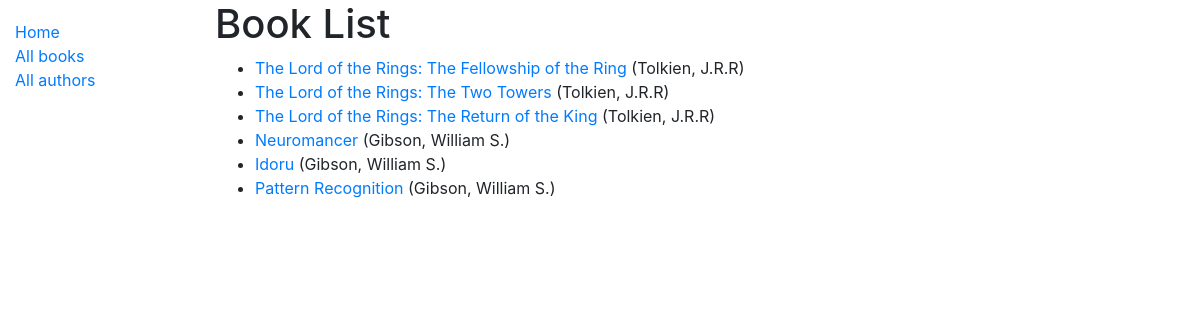
/catalog/books/, run on the app's committed database.
### catalog/models.py (models this page shows, shortened)
class Book(models.Model):
    title = models.CharField(max_length=200)
    author = models.ForeignKey('Author', on_delete=models.SET_NULL, null=True)
    summary = models.TextField(max_length=1000, help_text='Enter a brief description of the book')
    isbn = models.CharField('ISBN', max_length=13, help_text='13 Character <a href="https://www.isbn-international.org/content/what-isbn">ISBN number</a>')
    genre = models.ManyToManyField(Genre, help_text='Select a genre for this book')
    def get_absolute_url(self):
        return reverse('book-detail', args=[str(self.id)])
    def display_genre(self):
        """Create a string for the Genre. This is required to display genre in Admin."""
        return ', '.join(genre.name for genre in self.genre.all()[:3])
    display_genre.short_description = 'Genre'

class Author(models.Model):
    first_name = models.CharField(max_length=100)
    last_name = models.CharField(max_length=100)
    date_of_birth = models.DateField(null=True, blank=True)
    date_of_death = models.DateField('Died', null=True, blank=True)
    class Meta:
        ordering = ['last_name', 'first_name']
    def __str__(self):
        return f'{self.last_name}, {self.first_name}'

### catalog/views.py (the view)
# urls.py: path('books/', views.BookListView.as_view(), name='books'),
class BookListView(generic.ListView):
    model = Book

### catalog/templates/catalog/book_list.html
{% extends "base_generic.html" %}
{% block content %}
  <h1>Book List</h1>
  {% if book_list %}
  <ul>
    {% for book in book_list %}
      <li>
        <a href="{{ book.get_absolute_url }}">{{ book.title }}</a> ({{book.author}})
      </li>
    {% endfor %}
  </ul>
  {% else %}
    <p>There are no books in the library.</p>
  {% endif %}
{% endblock %}

### catalog/templates/base_generic.html (shortened to what this page needs)
<!DOCTYPE html>
<html lang="en">
<head>
  <link rel="stylesheet" href="https://stackpath.bootstrapcdn.com/bootstrap/4.1.3/css/bootstrap.min.css">
  {% load static %}
  <link rel="stylesheet" href="{% static 'css/styles.css' %}">
</head>
<body>
  <div class="container-fluid">
    <div class="row">
      <div class="col-sm-2">
      {% block sidebar %}
        <ul class="sidebar-nav">
          <li><a href="{% url 'index' %}">Home</a></li>
          <li><a href="{% url 'books' %}">All books</a></li>
          <li><a href="">All authors</a></li>
        </ul>
     {% endblock %}
      </div>
      <div class="col-sm-10 ">{% block content %}{% endblock %}</div>
    </div>
  </div>
</body>
</html>

### catalog/static/css/styles.css (style rules this page uses)
.sidebar-nav { margin-top: 20px; padding: 0; list-style: none; }

### data on the page
Book: title "The Lord of the Rings: The Fellowship of the Ring", author "Tolkien, J.R.R"
Book: title "The Lord of the Rings: The Two Towers", author "Tolkien, J.R.R"
Book: title "The Lord of the Rings: The Return of the King", author "Tolkien, J.R.R"
Book: title "Neuromancer", author "Gibson, William S."
Book: title "Idoru", author "Gibson, William S."
Book: title "Pattern Recognition", author "Gibson, William S."
